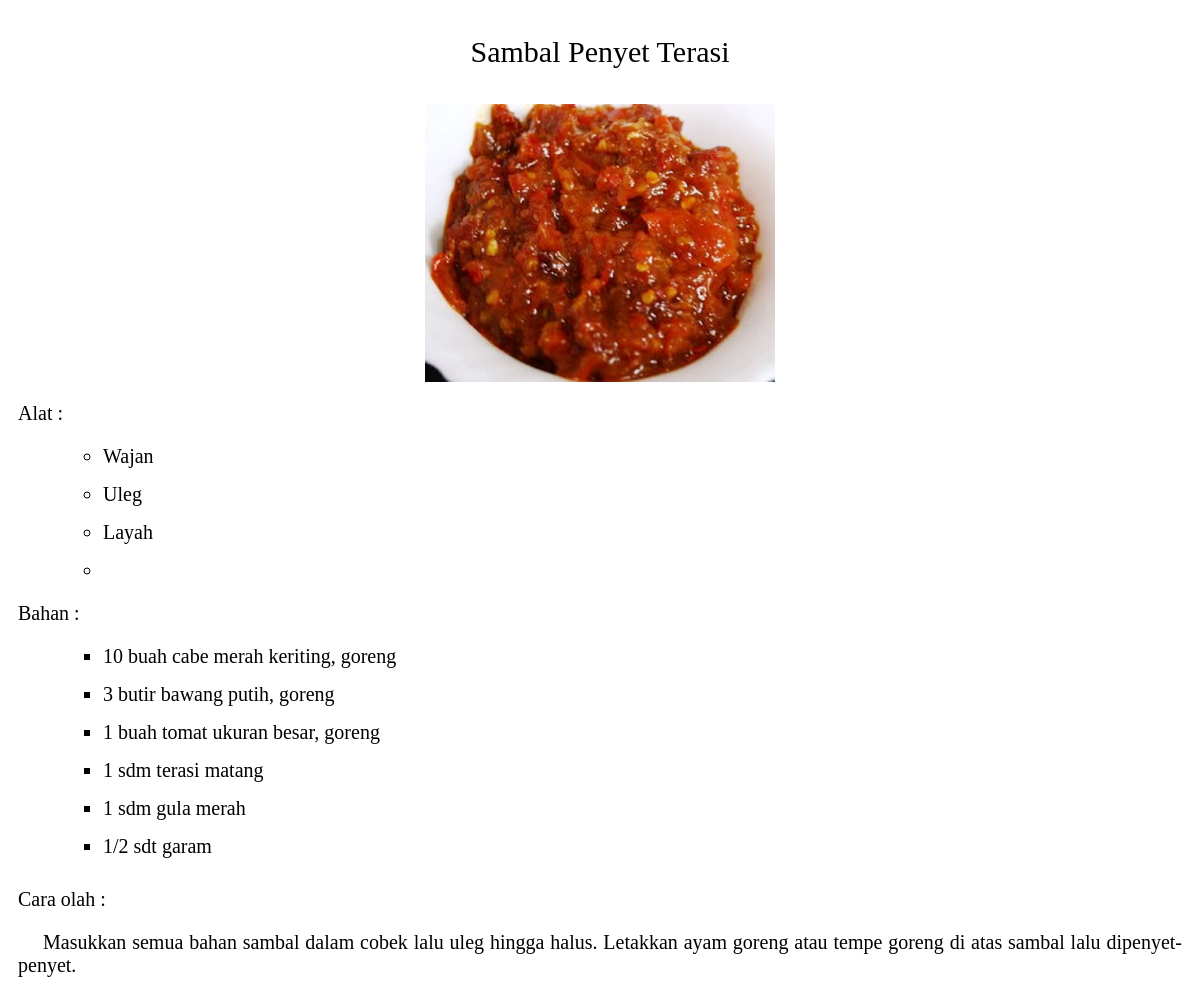
Page /data_detail.php?id=r12 on the committed database.
### tables this page shows
CREATE TABLE IF NOT EXISTS `resep` (
  `id` int(11) NOT NULL AUTO_INCREMENT,
  `kode_resep` varchar(4) NOT NULL DEFAULT '',
  `nama_resep` varchar(100) DEFAULT NULL,
  `kode_jenis_resep` varchar(3) DEFAULT NULL,
  `alat_resep` text,
  `bahan_resep` text,
  `cara_olah_resep` text,
  `foto_resep` varchar(100) DEFAULT NULL,
  PRIMARY KEY (`kode_resep`),
  UNIQUE KEY `id` (`id`)
);

### database.php (called while the page is built, shortened)
<?php
class database{
  function getDataDetail($id){
    $query = mysql_query("select * from resep where kode_resep='".$id."'");
    $data = mysql_fetch_array($query);
    if(mysql_num_rows($query) > 0){
      return $data;
    }else{
      return 0;
    }
  }
}
?>

### data_detail.php (the view, shortened to what this page needs)
<?php
include "database.php";
$kode = $_GET['id'];
$data = new database();
$result = $data->getDataDetail($kode);
$nama = $result['nama_resep'];
$alat = $result['alat_resep'];
$bahan = $result['bahan_resep'];
$caraolah = $result['cara_olah_resep'];
$caraolah = str_ireplace(";","</p><p>",$caraolah);
$foto = $result['foto_resep'];
?>
<div id="resep-nama">
  <?php echo $nama; ?>
</div>
<div id="resep-foto">
  <?php
  if($foto){
    echo "<img src='image/".$foto."' id='resep-img'>";
  }else{
    echo "No Image!";
  }
  ?>
</div>
<div id="resep-alat">
  Alat : <br>
  <ul>
  <?php
  $alatalat = explode("|",$alat);
  $jumlahalat = count($alatalat);
  for($i = 0;$i < $jumlahalat;$i++){
    echo "<li class='li-alat'>".$alatalat[$i]."</li>";
  }
  ?>
  </ul>
</div>
<div id="resep-bahan">
  Bahan : <br>
  <ul>
  <?php
  $bahanbahan = explode("|",$bahan);
  $jumlahbahan = count($bahanbahan);
  for($i = 0;$i < $jumlahbahan;$i++){
    echo "<li class='li-bahan'>".$bahanbahan[$i]."</li>";
  }
  ?>
  </ul>
</div>
<div id="resep-cara-olah">
  Cara olah : <br>
  <p><?php echo $caraolah; ?></p>
</div>

### data_detail.php (style rules this page uses)
#resep-nama { text-align: center; font-size: 30px; margin: 35px 5px; }
#resep-foto { text-align: center; }
#resep-img { margin: 0 auto; max-width: 350px; max-height: 350px; box-shadow: 0px 0px 6px rgba(255, 255, 255, 0.4); }
#resep-alat { margin-top: 20px; margin-left: 10px; font-size: 20px; }
.li-alat { margin : 15px 45px; list-style: circle; }
#resep-bahan { margin-left: 10px; font-size: 20px; }
.li-bahan { margin: 15px 45px; list-style: square; }
#resep-cara-olah { margin: 30px 10px; text-align: justify; font-size: 20px; }
p { text-indent: 25px; }

### rows in the picture
resep: nama_resep "Sambal Penyet Terasi", foto_resep (picture), alat_resep "Wajan", alat_resep "Uleg", alat_resep "Layah", bahan_resep "10 buah cabe merah keriting, goreng", bahan_resep "3 butir bawang putih, goreng", bahan_resep "1 buah tomat ukuran besar, goreng", bahan_resep "1 sdm terasi matang", bahan_resep "1 sdm gula merah", bahan_resep "1/2 sdt garam", cara_olah_resep "Masukkan semua bahan sambal dalam cobek lalu uleg hingga halus. Letakkan ayam goreng atau tempe goreng di atas sambal lalu dipenyet-penyet."
